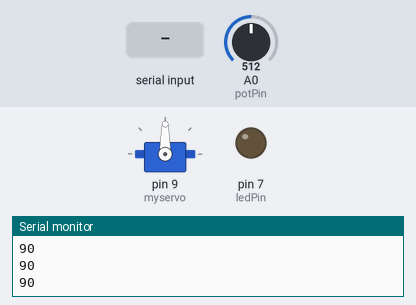
Recording of a sketch running on a simulated Arduino Uno, built with avr-gcc and run on an emulated ATmega328P. Parts: servo, output pins drawn as LEDs (lit = HIGH), the last lines printed to the serial monitor. Inputs (shaded band) come from the test bench; at power-on: A0 (potPin) = 512.

Above: at 1.2 s.
1.3 s: A0 (potPin) set to 716
At 2.0 s:
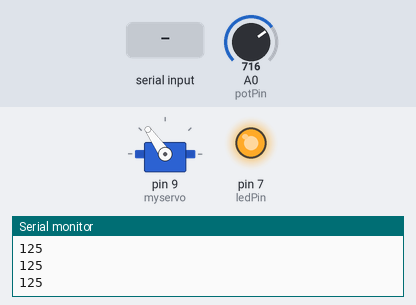
2.8 s: "x" received over Serial
At 3.6 s:
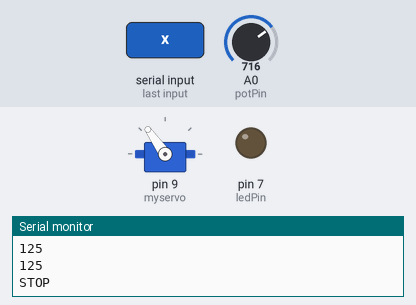
Timing chart, 0 to 5.8 s (numbered marks = the images above; inputs shaded):
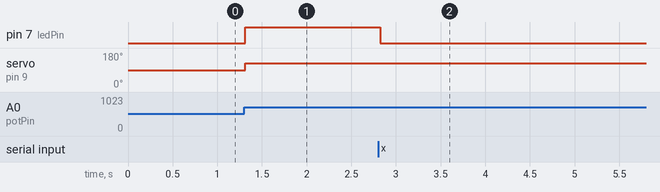

Measured:
- after the input at 1.3 s, pin 7 (ledPin): LOW → HIGH at once; servo on pin 9 (myservo): 90° → 125° at once
- after the input at 2.8 s, pin 7 (ledPin): HIGH → LOW at once

The sketch:

Task_2.ino
```cpp
#include <Servo.h>
Servo myservo;


int potPin = A0;
int ledPin = 7;
bool stopControl = false;
int potValue, angle;


void setup() {
  Serial.begin(9600);
  myservo.attach(9);
  pinMode(ledPin, OUTPUT);
}


void loop() {
  if (Serial.available() > 0) {
    char command = Serial.read();


    if (command == 'x') {
      stopControl = true;
      myservo.detach();
      digitalWrite(ledPin, LOW);
      Serial.println("STOP");}
  }
  if (!stopControl) {
    potValue = analogRead(potPin);
    angle = map(potValue, 0, 1023, 0, 180);


    myservo.write(angle);

    // LED control: ON bila lebih dari 90°
    digitalWrite(ledPin, angle > 90 ? HIGH : LOW);

    // Send to Python
    Serial.println(angle);
    delay(50);}
}
```
